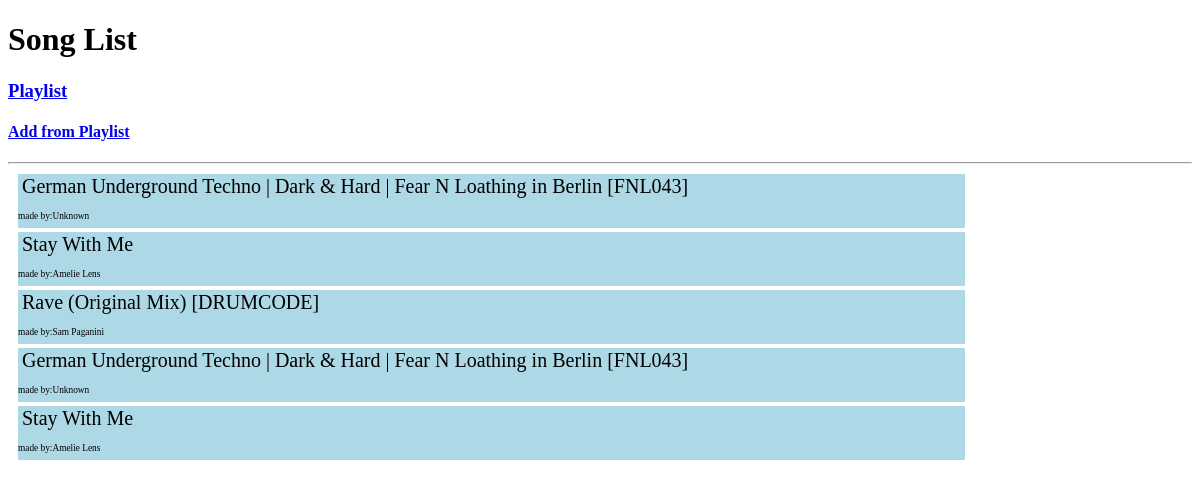
Before: / with the older database file.
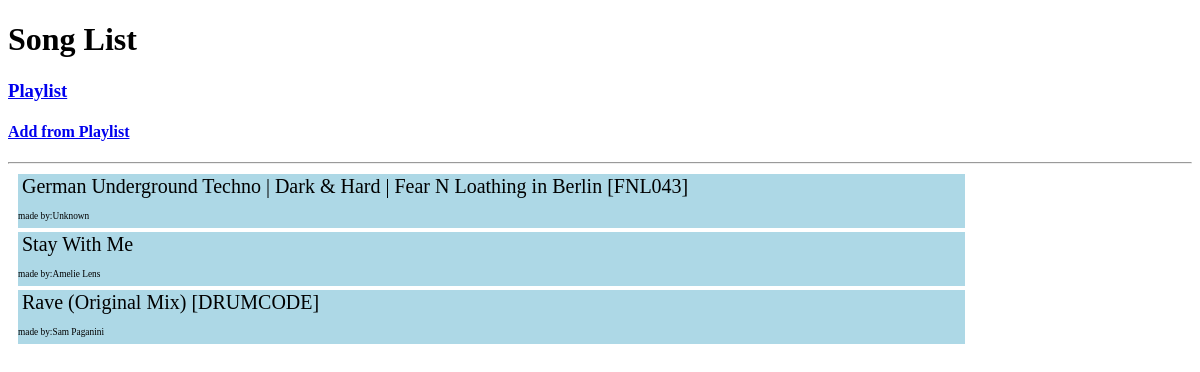
After: the same page with the newer database file.
### song/models.py (models this page shows, shortened)
class Song(models.Model):
    name = models.CharField(max_length=30)
    artist = models.CharField(max_length=20)
    type = models.CharField(max_length=20)
    objects = SongManager()

### song/views.py (the view)
# urls.py: re_path(r'^$', views.song_list),
def song_list(request):
    songs = models.Song.objects.all().order_by('id')
    return render(request, 'home.html', locals())

### song/templates/home.html (shortened to what this page needs)
<!DOCTYPE html>
<html lang="en">
<head>
</head>
<body>
    <h1>Song List</h1>
    <h3><a href="https://www.youtube.com/playlist?list=PLOcfOFh9YQcf1lVq_MYCMwu6bzD6__GUZ">Playlist</a></h3>
    <h4><a href="/add/">Add from Playlist</a></h4>
    <hr>
    <div class="container">
        {% for song in songs %}
        <div class="song">
            <p>{{song.name}}</p>
            <label>made by:{{song.artist}}</label>
        </div>
        {% endfor %}
    </div>
</body>
</html>

### song/templates/home.html (style rules this page uses)
.container { margin: 10px; width: 80%; }
.song { color: black; background-color: lightblue; margin: auto; line-height: 150%; border-width: 3px; }
.song>p { font-size: 15pt; margin: 3pt; }
.song>label { font-size: 7pt; }

Changed rows visible on the page:
removed Song: name "German Underground Techno | Dark & Hard | Fear N Loathing in Berlin [FNL043]", artist "Unknown"
removed Song: name "Stay With Me", artist "Amelie Lens"
